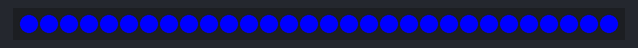
Recording of a sketch running on a simulated Arduino Uno, built with avr-gcc and run on an emulated ATmega328P. Shown: 30 RGB LEDs in strip order, left to right. Dim RGB values are drawn brighter than linear.

Above: at 0.2 s.
At 4.5 s:
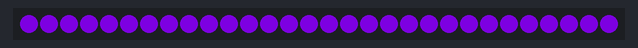
At 8.14 s:
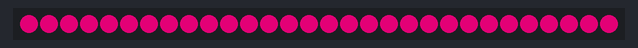
At 18.07 s:
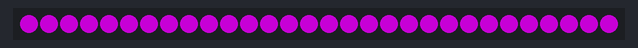
At 36.26 s:
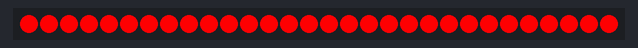

The sketch:

LED_10.ino
```cpp
#include <Adafruit_NeoPixel.h>
#ifdef __AVR__
  #include <avr/power.h>
#endif

#define PIN            6

#define NUMPIXELS      30

Adafruit_NeoPixel pixels = Adafruit_NeoPixel(NUMPIXELS, PIN, NEO_GRB + NEO_KHZ800);

int delayval = 500; // delay for half a second

void setup() {
  // This is for Trinket 5V 16MHz, you can remove these three lines if you are not using a Trinket
#if defined (__AVR_ATtiny85__)
  if (F_CPU == 16000000) clock_prescale_set(clock_div_1);
#endif


  pixels.begin();
}

void loop() {


  int blau=255;
  int rot=0;
  for(int i=0;i<255;i++)
  {
    rot=i;
    blau=255-i;
for(int i=0;i<30;i++)
{
    pixels.setPixelColor(i, pixels.Color(rot,0,blau));

    pixels.show();
}
    delay(2000.0/255);
 }


  }
```
